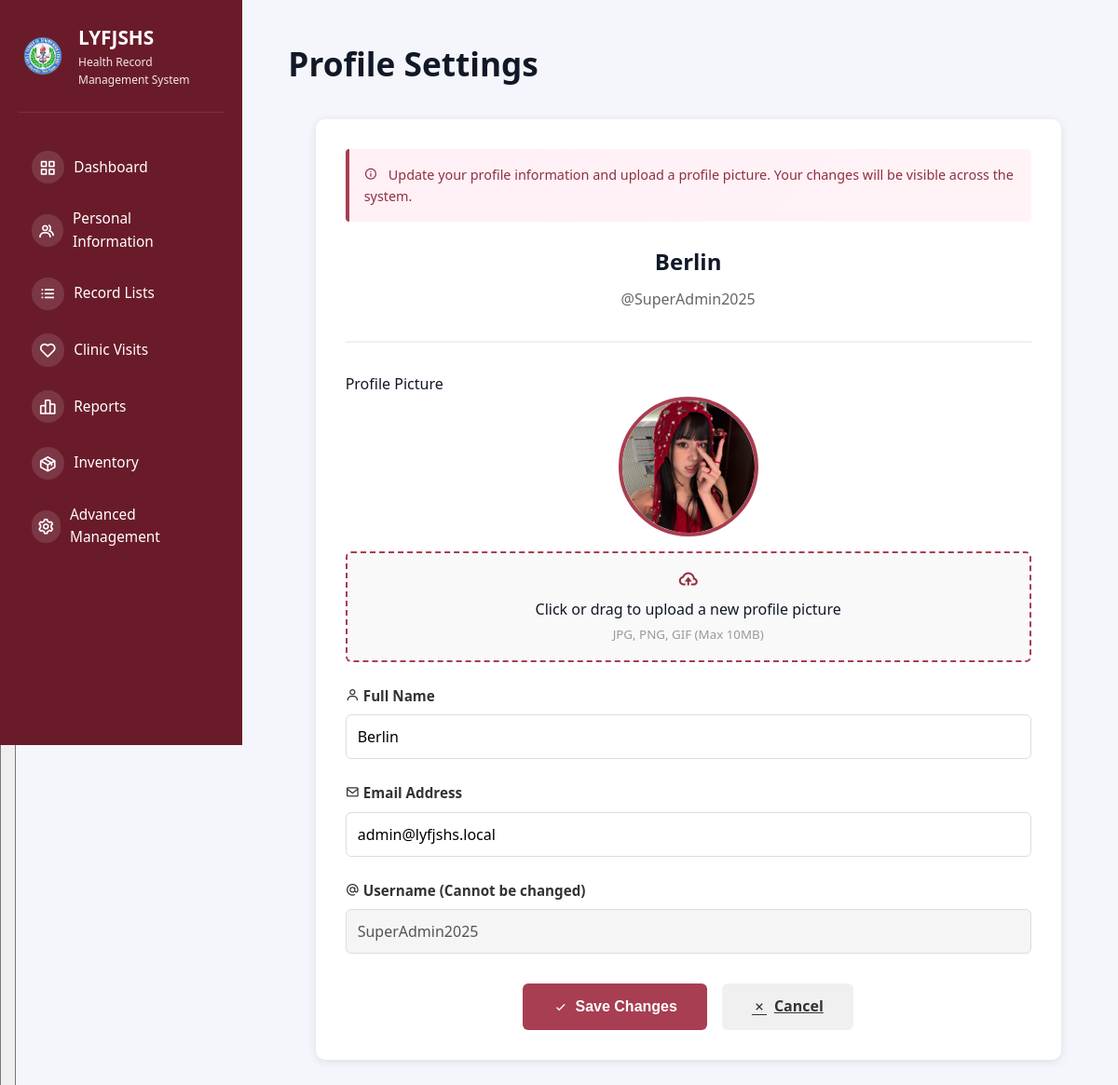
Page /profile-settings (signed in) on the committed database.
### tables this page shows
CREATE TABLE users (
            id INTEGER PRIMARY KEY AUTOINCREMENT,
            username TEXT UNIQUE NOT NULL,
            password TEXT NOT NULL,
            fullname TEXT NOT NULL,
            email TEXT NOT NULL,
            role TEXT DEFAULT 'health_officer',
            advisory_class TEXT,
            is_active INTEGER DEFAULT 1,
            created_at TIMESTAMP DEFAULT CURRENT_TIMESTAMP
        , profile_pic TEXT, updated_at TIMESTAMP);

### src/app.py (the view, shortened to what this page needs)
@app.route("/profile-settings", methods=["GET", "POST"])
def profile_settings():
    if not session.get("logged_in"):
        return redirect(url_for("login"))
    db = get_db_connection()
    if not db:
        flash("Database connection error.", "danger")
        return redirect(url_for("dashboard"))
    user_id = session.get("user_id")
    cursor = db.cursor()
    try:
        cursor.execute("SELECT id, username, fullname, email, profile_pic FROM users WHERE id = ?", (user_id,))
        user = cursor.fetchone()
        db.close()
        if not user:
            flash("User not found.", "danger")
            return redirect(url_for("dashboard"))
        user_data = dict(zip(['id', 'username', 'fullname', 'email', 'profile_pic'], user))
        return render_template("profile_settings.html", user=user_data)
    except sqlite3.Error as e:
        db.close()
        flash(f"Database error: {str(e)}", "danger")
        return redirect(url_for("dashboard"))

### src/app.py (called while the page is built)
@app.before_request
def check_user_status():
    if session.get("logged_in"):
        if request.endpoint in ['login', 'logout', 'register', 'pending_approval', 'static']:
            return
        if session.get("role") == "pending":
            return redirect(url_for("pending_approval"))
        db = get_db_connection()
        if db:
            try:
                cursor = db.cursor()
                cursor.execute("SELECT is_active FROM users WHERE id = ?", (session.get("user_id"),))
                user = cursor.fetchone()
                db.close()
                if not user or not safe_row_get(user, 'is_active', 1):
                    session.clear()
                    flash("Your account has been disabled. Please contact the administrator.", "danger")
                    return redirect(url_for("login"))
            except sqlite3.Error:
                db.close()

@app.context_processor
def inject_user():
    user = None
    if session.get("logged_in"):
        db = get_db_connection()
        if db:
            try:
                cursor = db.cursor()
                cursor.execute("SELECT * FROM users WHERE id = ?", (session.get("user_id"),))
                user = cursor.fetchone()
                db.close()
            except sqlite3.Error:
                pass
    return {'current_user': user, 'max': max, 'min': min, 'range': range}

def get_db_connection():
    try:
        conn = sqlite3.connect(DATABASE)
        conn.row_factory = sqlite3.Row  # This enables column access by name
        return conn
    except sqlite3.Error as e:
        logger.error(f"Database connection error: {e}")
        return None

def safe_row_get(row, key, default=None):
    if row is None:
        return default
    try:
        return row[key]
    except (IndexError, KeyError):
        return default

### templates/profile_settings.html (shortened to what this page needs)
{% extends "shared/base.html" %} {% block extra_css %}
<link
  rel="stylesheet"
  href="{{ url_for('static', filename='css/dashboard.css') }}"
/>
{% endblock %} {% block content %}
<header class="header">
  <h1>Profile Settings</h1>
</header>
<main class="main-content">
  <div class="profile-container">
    <div class="info-box">
      <i class="bx bx-info-circle"></i>
      Update your profile information and upload a profile picture. Your changes
      will be visible across the system.
    </div>
    <form
      method="POST"
      enctype="multipart/form-data"
      id="profileForm"
      onsubmit="return validateProfileForm()"
    >
      <div class="profile-header">
        <h2>{{ user.fullname or user.username }}</h2>
        <p style="color: #666; margin: 0.5rem 0 0 0">@{{ user.username }}</p>
      </div>
      <div class="profile-pic-container">
        <label>Profile Picture</label>
        {% if user.profile_pic %}
        <img
          src="{{ url_for('static', filename='profile_pics/' + user.profile_pic) }}"
          alt="Profile"
          class="profile-pic"
        />
        {% else %}
        <div class="profile-pic-placeholder">
          <i class="bx bx-user"></i>
        </div>
        {% endif %}
        <div class="file-input-wrapper">
          <label for="profile-pic" class="file-input-label">
            <i class="bx bx-cloud-upload"></i>
            <div>Click or drag to upload a new profile picture</div>
            <small style="color: #999">JPG, PNG, GIF (Max 10MB)</small>
          </label>
        </div>
      </div>
      <div class="form-group">
        <label for="fullname"> <i class="bx bx-user"></i> Full Name </label>
        <input
          type="text"
          id="fullname"
          name="fullname"
          value="{{ user.fullname or '' }}"
          required
          minlength="3"
          maxlength="100"
          pattern="[a-zA-Z\s]+"
          title="Name should contain only letters and spaces"
        />
      </div>
      <div class="form-group">
        <label for="email">
          <i class="bx bx-envelope"></i> Email Address
        </label>
        <input
          type="email"
          id="email"
          name="email"
          value="{{ user.email or '' }}"
          required
          maxlength="120"
        />
      </div>
      <div class="form-group">
        <label for="username">
          <i class="bx bx-at"></i> Username (Cannot be changed)
        </label>
        <input
          type="text"
          id="username"
          name="username"
          value="{{ user.username }}"
          disabled
          style="background: #f5f5f5; cursor: not-allowed"
        />
      </div>
      <div class="button-group">
        <button type="submit" class="btn btn-primary">
          <i class="bx bx-check"></i> Save Changes
        </button>
        <a href="{{ url_for('dashboard') }}" class="btn btn-secondary">
          <i class="bx bx-x"></i> Cancel
        </a>
      </div>
    </form>
  </div>
</main>
{% endblock %}

### static/css/dashboard.css (style rules this page uses)
* { margin: 0; padding: 0; box-sizing: border-box; }
:root { --primary-color: #2bb0a1; --secondary-color: #8b2340; --danger-color: #dc2626; --success-color: #16a34a; --warning-color: #ea580c; --light-bg: #f8fafc; --white: #ffffff; --text-dark: #1f2937; --text-light: #6b7280; --border-color: #e5e7eb; --shadow: 0 1px 3px rgba(0, 0, 0, 0.1); --shadow-lg: 0 10px 15px -3px rgba(0, 0, 0, 0.1); }
body { font-family: -apple-system, BlinkMacSystemFont, "Segoe UI", Roboto, Oxygen, Ubuntu, Cantarell, sans-serif; background-color: var(--light-bg); color: var(--text-dark); line-height: 1.6; }
html, body { height: 100%; font-family: system-ui, -apple-system, BlinkMacSystemFont, "Segoe UI", Roboto, sans-serif; }
body { background: #f5f6fb; color: #111827; }
.main-content { margin-top: 0.75rem; }
.main-content h1 { font-size: 2.2rem; margin-bottom: 1.75rem; color: #111827; font-weight: 700; }

### templates/profile_settings.html (style rules this page uses)
.profile-container { max-width: 800px; margin: 2rem auto; background: white; border-radius: 10px; padding: 2rem; box-shadow: 0 2px 10px rgba(0, 0, 0, 0.1); }
.profile-header { text-align: center; margin-bottom: 2rem; padding-bottom: 2rem; border-bottom: 2px solid #f0f0f0; }
.profile-pic-container { margin-bottom: 1.5rem; }
.profile-pic { width: 150px; height: 150px; border-radius: 50%; object-fit: cover; border: 4px solid #a83e51; display: block; margin: 0 auto 1rem; background: #f5f5f5; }
.form-group { margin-bottom: 1.5rem; }
.form-group label { display: block; margin-bottom: 0.5rem; font-weight: 600; color: #333; font-size: 0.95rem; }
.form-group input, .form-group textarea { width: 100%; padding: 0.75rem; border: 1px solid #ddd; border-radius: 6px; font-size: 1rem; font-family: inherit; transition: border-color 0.3s ease; box-sizing: border-box; }
.file-input-wrapper { position: relative; display: inline-block; width: 100%; }
.file-input-label { display: block; padding: 1rem; border: 2px dashed #a83e51; border-radius: 6px; text-align: center; cursor: pointer; transition: all 0.3s ease; background: #f9f9f9; }
.file-input-label i { font-size: 1.5rem; color: #8f2f41; display: block; margin-bottom: 0.5rem; }
.button-group { display: flex; gap: 1rem; margin-top: 2rem; justify-content: center; }
.btn { padding: 0.75rem 2rem; border: none; border-radius: 6px; font-size: 1rem; font-weight: 600; cursor: pointer; transition: all 0.3s ease; display: inline-flex; align-items: center; gap: 0.5rem; }
.btn-primary { background: linear-gradient(135deg, #a83e51 0%, #a83e51 100%); color: white; }
.btn-secondary { background: #f0f0f0; color: #333; }
.info-box { background: linear-gradient(135deg, rgba(255, 107, 157, 0.1), rgba(255, 139, 171, 0.1)); border-left: 4px solid #a83e51; padding: 1rem; border-radius: 4px; margin-bottom: 1.5rem; font-size: 0.9rem; color: #8f2f41; }
.info-box i { margin-right: 0.5rem; }

### rows in the picture
users: fullname "Berlin", username "SuperAdmin2025", profile_pic (picture), email "admin@lyfjshs.local"
